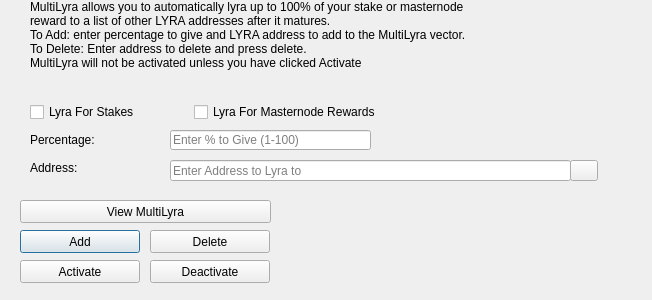
<?xml version="1.0" encoding="UTF-8"?>
<ui version="4.0">
 <class>MultiLyraDialog</class>
 <widget class="QDialog" name="MultiLyraDialog">
  <property name="windowModality">
   <enum>Qt::NonModal</enum>
  </property>
  <property name="geometry">
   <rect>
    <x>0</x>
    <y>0</y>
    <width>652</width>
    <height>300</height>
   </rect>
  </property>
  <property name="windowTitle">
   <string>MultiLyra</string>
  </property>
  <widget class="QLineEdit" name="multiLyraPercentEdit">
   <property name="geometry">
    <rect>
     <x>170</x>
     <y>130</y>
     <width>201</width>
     <height>20</height>
    </rect>
   </property>
   <property name="toolTip">
    <string>Enter whole numbers 1 - 100</string>
   </property>
   <property name="placeholderText">
    <string>Enter % to Give (1-100)</string>
   </property>
  </widget>
  <widget class="QLineEdit" name="multiLyraAddressEdit">
   <property name="geometry">
    <rect>
     <x>170</x>
     <y>160</y>
     <width>401</width>
     <height>21</height>
    </rect>
   </property>
   <property name="toolTip">
    <string/>
   </property>
   <property name="placeholderText">
    <string>Enter Address to Lyra to</string>
   </property>
  </widget>
  <widget class="QLabel" name="label_2">
   <property name="geometry">
    <rect>
     <x>30</x>
     <y>0</y>
     <width>451</width>
     <height>121</height>
    </rect>
   </property>
   <property name="lineWidth">
    <number>1</number>
   </property>
   <property name="text">
    <string>MultiLyra allows you to automatically lyra up to 100% of your stake or masternode reward to a list of other LYRA addresses after it matures.
To Add: enter percentage to give and LYRA address to add to the MultiLyra vector.
To Delete: Enter address to delete and press delete.
MultiLyra will not be activated unless you have clicked Activate</string>
   </property>
   <property name="alignment">
    <set>Qt::AlignLeading|Qt::AlignLeft|Qt::AlignTop</set>
   </property>
   <property name="wordWrap">
    <bool>true</bool>
   </property>
  </widget>
  <widget class="QLabel" name="message">
   <property name="geometry">
    <rect>
     <x>290</x>
     <y>200</y>
     <width>351</width>
     <height>91</height>
    </rect>
   </property>
   <property name="text">
    <string/>
   </property>
  </widget>
  <widget class="QPushButton" name="addButton">
   <property name="geometry">
    <rect>
     <x>20</x>
     <y>230</y>
     <width>120</width>
     <height>23</height>
    </rect>
   </property>
   <property name="toolTip">
    <string/>
   </property>
   <property name="statusTip">
    <string>Add to MultiLyra Vector</string>
   </property>
   <property name="text">
    <string>Add</string>
   </property>
  </widget>
  <widget class="QPushButton" name="disableButton">
   <property name="geometry">
    <rect>
     <x>150</x>
     <y>260</y>
     <width>120</width>
     <height>23</height>
    </rect>
   </property>
   <property name="statusTip">
    <string>Deactivate MultiLyra</string>
   </property>
   <property name="text">
    <string>Deactivate</string>
   </property>
  </widget>
  <widget class="QPushButton" name="addressBookButton">
   <property name="geometry">
    <rect>
     <x>570</x>
     <y>160</y>
     <width>28</width>
     <height>21</height>
    </rect>
   </property>
   <property name="toolTip">
    <string>Choose an address from the address book</string>
   </property>
   <property name="text">
    <string/>
   </property>
   <property name="icon">
    <iconset resource="../lyra.qrc">
     <normaloff>:/icons/address-book</normaloff>:/icons/address-book</iconset>
   </property>
   <property name="shortcut">
    <string>Alt+A</string>
   </property>
   <property name="autoDefault">
    <bool>false</bool>
   </property>
  </widget>
  <widget class="QLabel" name="label">
   <property name="geometry">
    <rect>
     <x>30</x>
     <y>130</y>
     <width>121</width>
     <height>20</height>
    </rect>
   </property>
   <property name="toolTip">
    <string>Percentage of stake to lyra</string>
   </property>
   <property name="text">
    <string>Percentage:</string>
   </property>
  </widget>
  <widget class="QLabel" name="label_5">
   <property name="geometry">
    <rect>
     <x>30</x>
     <y>160</y>
     <width>111</width>
     <height>16</height>
    </rect>
   </property>
   <property name="toolTip">
    <string>Address to lyra portion of stake to</string>
   </property>
   <property name="text">
    <string>Address:</string>
   </property>
  </widget>
  <widget class="QPushButton" name="deleteButton">
   <property name="geometry">
    <rect>
     <x>150</x>
     <y>230</y>
     <width>120</width>
     <height>23</height>
    </rect>
   </property>
   <property name="toolTip">
    <string/>
   </property>
   <property name="statusTip">
    <string>Delete Address From MultiLyra Vector</string>
   </property>
   <property name="text">
    <string>Delete</string>
   </property>
  </widget>
  <widget class="QPushButton" name="activateButton">
   <property name="geometry">
    <rect>
     <x>20</x>
     <y>260</y>
     <width>120</width>
     <height>23</height>
    </rect>
   </property>
   <property name="statusTip">
    <string>Activate MultiLyra</string>
   </property>
   <property name="text">
    <string>Activate</string>
   </property>
  </widget>
  <widget class="QPushButton" name="viewButton">
   <property name="geometry">
    <rect>
     <x>20</x>
     <y>200</y>
     <width>251</width>
     <height>23</height>
    </rect>
   </property>
   <property name="toolTip">
    <string/>
   </property>
   <property name="statusTip">
    <string>View MultiLyra Vector</string>
   </property>
   <property name="text">
    <string>View MultiLyra</string>
   </property>
  </widget>
  <widget class="QWidget" name="horizontalLayoutWidget">
   <property name="geometry">
    <rect>
     <x>30</x>
     <y>100</y>
     <width>351</width>
     <height>24</height>
    </rect>
   </property>
   <layout class="QHBoxLayout" name="horizontalLayout">
    <item>
     <widget class="QCheckBox" name="multiLyraStakeCheckBox">
      <property name="text">
       <string>Lyra For Stakes</string>
      </property>
     </widget>
    </item>
    <item>
     <widget class="QCheckBox" name="multiLyraMasternodeCheckBox">
      <property name="text">
       <string>Lyra For Masternode Rewards</string>
      </property>
     </widget>
    </item>
   </layout>
  </widget>
 </widget>
 <resources>
  <include location="../lyra.qrc"/>
 </resources>
 <connections/>
</ui>
